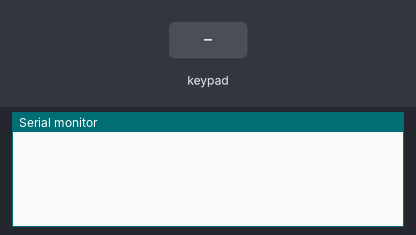
This sketch was run on a simulated Arduino Uno, built with avr-gcc and run on an emulated ATmega328P. Shown: the last lines printed to the serial monitor. Inputs (shaded band) come from the test bench.

Above: at 1.2 s.
1.3 s: key '1' pressed
At 1.7 s:
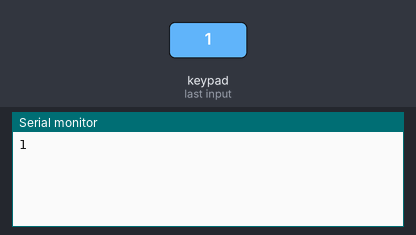
2.8 s: keypad keys 0 3 1 6 # pressed 0.4 s apart
At 5.3 s:
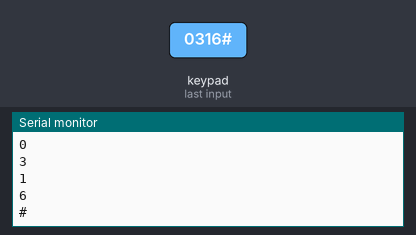
6.3 s: key 'A' pressed
At 7.5 s:
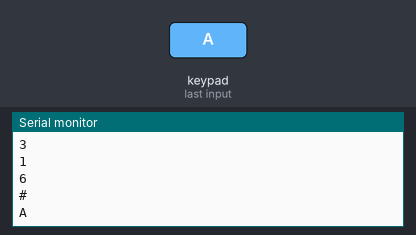
7.8 s: keypad keys 0 3 1 6 * pressed 0.4 s apart
At 10.1 s:
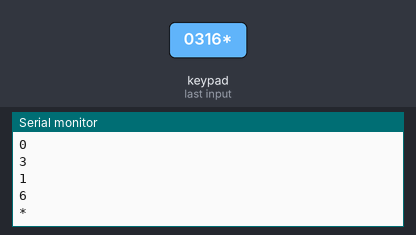
11.3 s: key 'B' pressed
At 12.5 s:
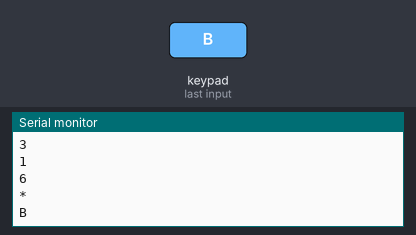
12.8 s: keypad keys 0 3 1 6 D pressed 0.4 s apart
At 15.0 s:
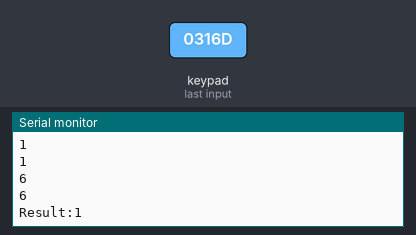
Timing chart, 0 to 16.5 s (numbered marks = the images above; inputs shaded):
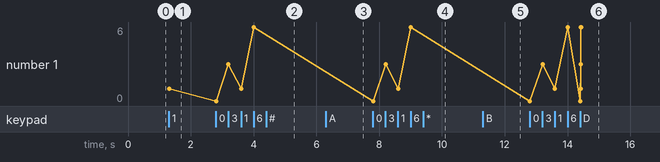

The sketch:

OTP_Keypad.ino
```cpp
#include <Keypad.h>
const byte ROWS = 4; //four rows
const byte COLS = 4; //four columns
int digit1 = A0;
int digit2 = A1;
int digit3 = A2;
int digit4 = A3;
char otp[10];
int count = 0;
int len = 4;
int equal = 0;
int chances = 0;
char keys[ROWS][COLS] = {
  {'1','2','3','A'},
  {'4','5','6','B'},
  {'7','8','9','C'},
  {'*','0','#','D'}
};

byte rowPins[ROWS] = {5, 4, 3, 2}; //connect to the row pinouts of the keypad
byte colPins[COLS] = {9, 8, 7, 6}; //connect to the column pinouts of the keypad

Keypad keypad = Keypad( makeKeymap(keys), rowPins, colPins, ROWS, COLS );

void setup(){
   Serial.begin(9600);
  pinMode(digit1,INPUT);
  pinMode(digit2,INPUT);
  pinMode(digit3,INPUT);
  pinMode(digit4,INPUT);
}
void loop(){
  char key = keypad.getKey();
  if (key){
    Serial.println(key);
    if(key=='D'){

  }
  if(key=='A' || key == 'B' || key=='C' || key=='#' || key=='*'){
    count = 0;
  }else if(key=='D'){
    chances++;
    int result = checkOTP();
    Serial.print("Result:");Serial.println(result);
    if(result == 1){
      equal = 0;
      count=0;
    }

  }
  else{
     otp[count] = key;
      count++;
  }
  }

//  if(count==len){
//    for(int i=0;i<len;i++){
//    Serial.println(otp[i]);
//  }
  //3828
//  char digit1 = otp[0];
//  char digit2 = otp[1];
//  char digit3 = otp[2];
//  char digit4 = otp[3];
//  Serial.println();
//  Serial.print("Final OTp in int  :");Serial.print(digit1);Serial.print(int(digit2));Serial.print(int(digit3));Serial.print(int(digit4));Serial.println();
//  //while(1){}
//  int result = checkOTP();
//  Serial.print("Result:");Serial.println(result);
//  while(1){}
//  }


//  int otp = 0;
//  int count = 0;
//  if(key=='A'){
//    char digit1 = keypad.getKey();
//     char digit2 = keypad.getKey();
//      char digit3 = keypad.getKey();
//       char digit4 = keypad.getKey();
//       char end_char =  keypad.getKey();
//       if(end_char=='D'){
//         Serial.println();
//    Serial.print(digit1);Serial.print(digit3);Serial.print(digit3);Serial.print(digit4);
//    Serial.println();
//   while(1){}
//       }
//  }


}

int checkOTP(){
   char *otps[] = {"0316","5764","4382","2838","2412","3987","1972","1172","4693","3214","5111","3531","7314","2912","5825","9717","6437","4075","0771","4202"};
   for(int i=0;i<20;i++){
    for(int j=0;j<4;j++){
        Serial.println(otps[i][j]);
        Serial.println(otp[j]);
      if(otp[j] == otps[i][j]){
          equal++;
      }
    }
//    Serial.print("eqp");Serial.print(equal);
//    Serial.println();
     if(equal==4){
      //equal = 0;
    return 1;
   }
   }
   return 0;
}
```

Measured:
- after the input at 1.3 s, the serial monitor: prints a new line at once (image 1)
- after the input at 2.8 s, the serial monitor: prints a new line at once (image 2)
- after the input at 6.3 s, the serial monitor: prints a new line at once (image 3)
- after the input at 7.8 s, the serial monitor: prints a new line at once (image 4)
- after the input at 11.3 s, the serial monitor: prints a new line at once (image 5)
- after the input at 12.8 s, the serial monitor: prints a new line at once (image 6)
- plotted number 1: 1 → 6 after the input at 2.8 s
